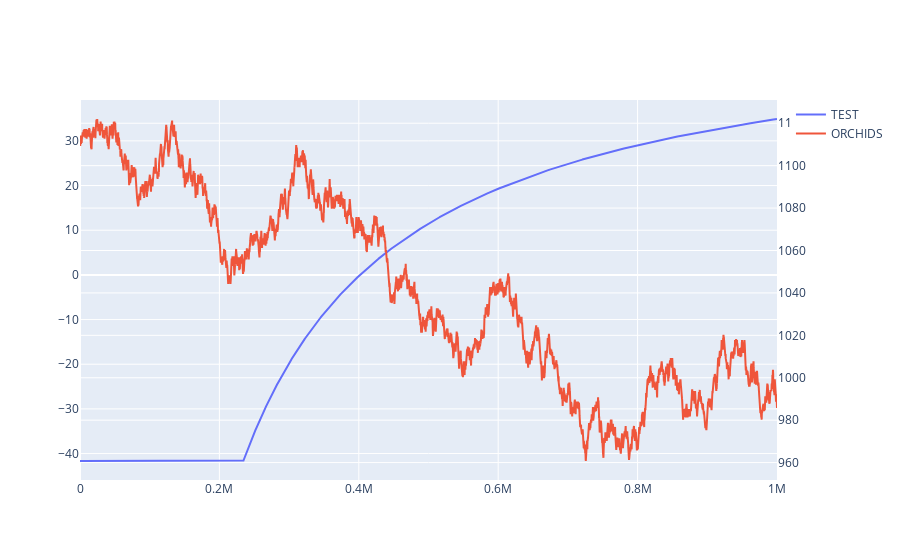

Notebook cell for this chart:
### Code cell
df["SUNLIGHT_ENOUGH"] = df.apply(lambda x: 1 if x['SUNLIGHT'] >= 2500 else 0, axis = 1)
df["SUNLIGHT_ENOUGH_PERCENTAGE"] = df.apply(lambda x: (df.loc[df['timestamp'] <= x['timestamp'], 'SUNLIGHT_ENOUGH'].sum() / df.loc[df['timestamp'] <= x['timestamp'], 'SUNLIGHT_ENOUGH'].count()) * 100, axis=1)
df["TEST"] = 100 * 7/12 - df['SUNLIGHT_ENOUGH_PERCENTAGE']
fig = go.Figure()
fig.add_trace(go.Scatter(x=df['timestamp'], y=df['TEST'], name='TEST', mode='lines'))
fig.add_trace(go.Scatter(x=df['timestamp'], y=df['ORCHIDS'], name='ORCHIDS', mode='lines', yaxis='y2'))
fig.update_layout(yaxis2=dict(overlaying='y', side='right'))
fig.show()

### Figure 1 — Plotly figure (JSON) as saved in the notebook; plotly's stock layout.template omitted (floating-point values rounded to 4 significant figures; data arrays with more than 128 entries replaced by an {"elided": "..."} marker saying what was removed)
{"data": [{"mode": "lines", "name": "TEST", "type": "scatter", "x": {"elided": "10001 int values"}, "y": {"elided": "10001 float values"}}, {"mode": "lines", "name": "ORCHIDS", "type": "scatter", "x": {"elided": "10001 int values"}, "y": {"elided": "10001 float values"}, "yaxis": "y2"}], "layout": {"yaxis2": {"overlaying": "y", "side": "right"}}}
